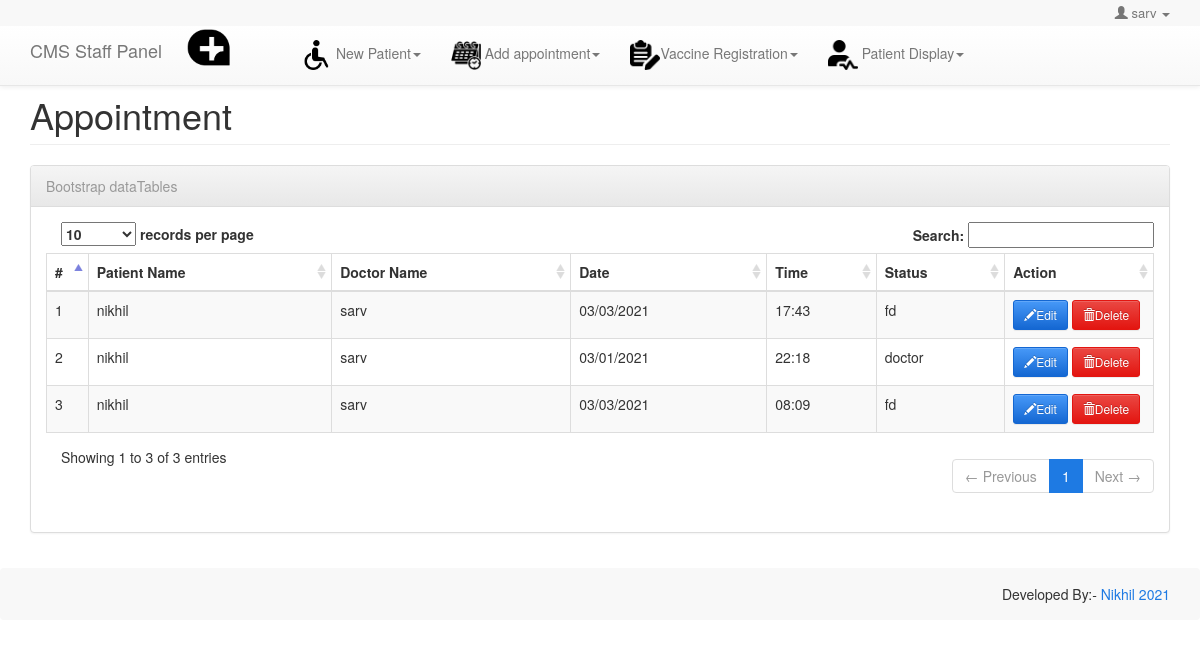
The page /appointment_table_display.php (signed in) on the database its author committed.
### tables this page shows
CREATE TABLE `patient` (
  `patient_id` int(11) NOT NULL,
  `patient_name` varchar(30) NOT NULL,
  `patient_Father_name` varchar(30) NOT NULL,
  `patient_age` int(11) NOT NULL,
  `patient_Weight` int(11) NOT NULL,
  `gender` varchar(20) NOT NULL,
  `patient_Address` varchar(50) NOT NULL,
  `Blood_id` varchar(20) NOT NULL,
  `Phone_no` varchar(30) NOT NULL
);

CREATE TABLE `doctor` (
  `doctor_id` int(11) NOT NULL,
  `doctor_name` varchar(30) NOT NULL,
  `image_name` varchar(30) NOT NULL,
  `doctor_email` varchar(60) NOT NULL,
  `doctor_password` varchar(30) NOT NULL,
  `designation_id` int(11) NOT NULL,
  `Experience` varchar(30) NOT NULL,
  `doctor_fees` varchar(30) NOT NULL,
  `degree` varchar(30) NOT NULL,
  `gender` varchar(30) NOT NULL,
  `Phone_no` varchar(30) NOT NULL
);

CREATE TABLE `appointment_table` (
  `appointment_id` int(11) NOT NULL,
  `patient_id` int(11) NOT NULL,
  `doctor_id` int(11) NOT NULL,
  `appointment_date` varchar(50) NOT NULL,
  `appointment_time` varchar(20) NOT NULL,
  `Status_id` int(11) NOT NULL
);

CREATE TABLE `status` (
  `Status_id` int(11) NOT NULL,
  `Status_name` varchar(30) NOT NULL
);

### include/connection.php (the view, shortened to what this page needs)
<?php
function getCon()
{
$con=mysqli_connect("localhost","root","","newcms_db") or die("Connection Error".mysqli_error());
return $con;
}
function displayData($arr,$query,$pgEdit,$pgDelete,$folder)
{
	$cnt=1;
	$cn=getCon();
	$rs=mysqli_query($cn,$query) or die(mysqli_error());
	$table="<table class=\"table table-striped table-bordered\" id=\"example\"><thead><tr><th>#</th>";
	for($i=0;$i< sizeof($arr);$i++)
	{
		$table=$table."<th>$arr[$i]</th>";
	}
	$table=$table."<th width=\"150px\">Action</th></tr></thead><tbody>";
	while($row=mysqli_fetch_array($rs))
	{
			$table=$table."<tr class=\"odd gradeX\"><td> $cnt</td>";
			for($i=1;$i<= sizeof($arr);$i++)
			{
				if($i==2 && $folder!="")
				{
					$table=$table."<td class=\"\"><img src=\"$folder/$row[$i]\" title=\"Image\" width=\"150px\" height=\"100px\" style=\"width:100px;height:100px\" /></td>";
				}
				else
					$table=$table."<td>$row[$i]</td>";
			}
			$table=$table."<td>
			<a href=\"$pgEdit?id=$row[0]\"><button class=\"btn btn-sm btn-primary\"><i class=\"glyphicon glyphicon-pencil\"></i>Edit</button></a>
			<a href=\"$pgDelete?id=$row[0]\" onclick=\"if(!confirm('Are you sure that you want to permanently delete the selected element?'))return false\"><button class=\"btn btn-sm btn-danger\"><i class=\"glyphicon glyphicon-trash\"></i>Delete</button></a>
			</td></tr>";
	$cnt++;
	}
	$table=$table."</tbody></table>";
	echo $table;
}
?>

### appointment_table_display.php (shortened to what this page needs)
<?php
include("include/connection.php");
?>
<!DOCTYPE html>
<html>
    <head>
        <?php include('link_display.php');?>
    </head>
    <body class="bootstrap-admin-with-small-navbar">
        <?php include('header.php');?>
        <div class="container">
            <div class="row">
                <div class="col-md-12">
                    <div class="row">
                        <div class="col-lg-12">
                            <div class="page-header">
                                <h1>Appointment</h1>
                            </div>
                        </div>
                    </div>
                    <div class="row">
                        <div class="col-lg-12">
                            <div class="panel panel-default">
                                <div class="panel-heading">
                                    <div class="text-muted bootstrap-admin-box-title">Bootstrap dataTables</div>
                                </div>
                                <div class="bootstrap-admin-panel-content">
                                    							<?php
		$q="SELECT t1.appointment_id,p1.patient_name,d1.doctor_name,t1.appointment_date,t1.appointment_time,s1.Status_name from appointment_table as t1,patient as p1,doctor as d1,status as s1 WHERE t1.patient_id = p1.patient_id and t1.doctor_id = d1.doctor_id and t1.Status_id = s1.Status_id";
		$arr=array("Patient Name","Doctor Name","Date","Time","Status");
		echo displayData($arr,$q,"appointment_table_update.php","appointment_table_display.php","");
				?>
                                </div>
                            </div>
                        </div>
                    </div>
                </div>
            </div>
        </div>
       <?php include('footer.php');?>
    </body>
</html>

### link_display.php (shortened to what this page needs)
<link rel="stylesheet" media="screen" href="css/bootstrap.min.css">
<link rel="stylesheet" media="screen" href="css/bootstrap-theme.min.css">
<link rel="stylesheet" media="screen" href="css/bootstrap-admin-theme.css">
<link rel="stylesheet" media="screen" href="css/bootstrap-admin-theme-change-size.css">
<link rel="stylesheet" media="screen" href="css/DT_bootstrap.css">

### header.php (shortened to what this page needs)
<nav class="navbar navbar-default navbar-fixed-top bootstrap-admin-navbar-sm" role="navigation">
    <div class="container">
        <div class="row">
            <div class="col-lg-12">
                <div class="collapse navbar-collapse">
                    <ul class="nav navbar-nav navbar-right">
                        <li class="dropdown">
                            <a href="#" role="button" class="dropdown-toggle" data-hover="dropdown"> <i class="glyphicon glyphicon-user"></i> <?php echo $_SESSION["username"]; ?> <i class="caret"></i></a>
                        </li>
                    </ul>
                </div>
            </div>
        </div>
    </div>
</nav>
<nav class="navbar navbar-default navbar-fixed-top bootstrap-admin-navbar bootstrap-admin-navbar-under-small" role="navigation">
    <div class="container">
        <div class="row">
            <div class="col-lg-12">
                <div class="navbar-header">
                    <a class="navbar-brand" href="">CMS Staff  Panel</a><img src="logo-ms.png" height="45" width="80">
                </div>
                <div class="collapse navbar-collapse main-navbar-collapse">
                    <ul class="nav navbar-nav">
                        <li><a href=""> </a></li>
                                 <?php if($_SESSION["designation_id"]  == 15)
                                {
                                ?>
                        <li class="dropdown">
                            <a href="patient.php" class="dropdown-toggle" data-hover="dropdown"><img src="patient.png" height="30" width="30"> New Patient<b class="caret"></b></a>
                        </li>
                                <?php
                                } ?>
                                 <?php if($_SESSION["designation_id"]  == 15)
                                {
                                ?>
                        <li class="dropdown">
                            <a href="appointment_table.php" class="dropdown-toggle" data-hover="dropdown"><img src="appintment.png" height="30" width="30"> Add appointment<b class="caret"></b></a>
                        </li>
                                <?php
                                } ?>
                                  <?php if($_SESSION["designation_id"]  == 15)
                                {
                                ?>
                        <li class="dropdown">
                            <a href="vaccinereg.php" class="dropdown-toggle" data-hover="dropdown"><img src="vaccinereg.png" height="30" width="30">Vaccine Registration<b class="caret"></b></a>
                        </li>
                                <?php
                                } ?>
                                 <?php if($_SESSION["designation_id"]  == 15)
                                {
                                ?>
                        <li class="dropdown">
                            <a href="patient_display.php" class="dropdown-toggle" data-hover="dropdown"><img src="patient_display.png" height="30" width="30"> Patient Display<b class="caret"></b></a>
                        </li>
                                <?php
                                } ?>
                          </ul>
                </div>
            </div>
        </div>
    </div>
</nav>

### footer.php (shortened to what this page needs)
<div class="navbar navbar-footer">
    <div class="container">
        <div class="row">
            <div class="col-lg-12">
                <footer role="contentinfo">
                    <p class="right">Developed By:-  <a href="" target="_blank"> Nikhil  2021  </a></p>
                </footer>
            </div>
        </div>
    </div>
</div>

### rows shown on the page
patient: patient_name "nikhil nikhil nikhil"
doctor: doctor_name "sarv sarv sarv"
appointment_table: appointment_date "03/03/2021 17:43"
status: Status_name "fd fd"
appointment_table: appointment_date "03/01/2021 22:18"
status: Status_name "doctor"
appointment_table: appointment_date "03/03/2021 08:09"

### other values the page prints
$_SESSION["username"] "sarv"
$arr[$i] "Patient Name Doctor Name Date Time Status"
